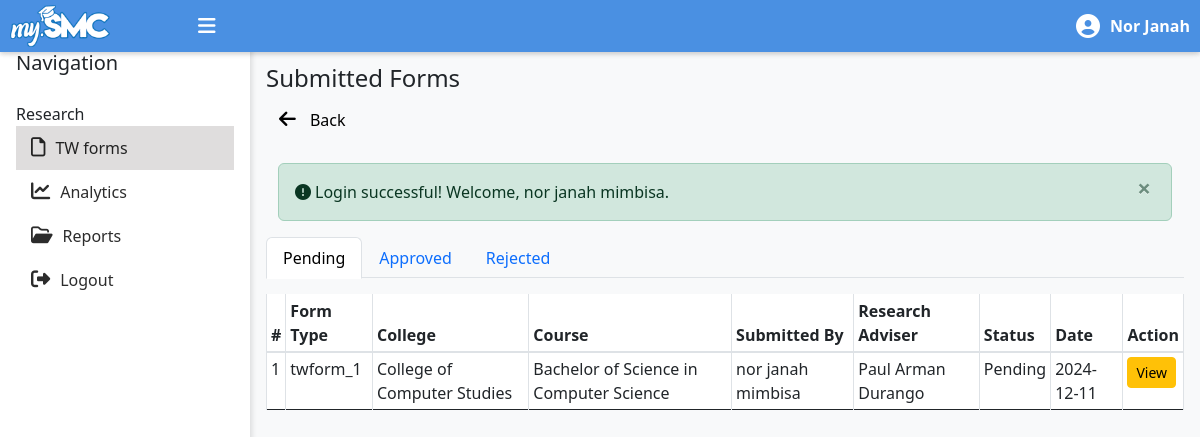
The app's page /dean/tw-forms.php (signed in), older data.
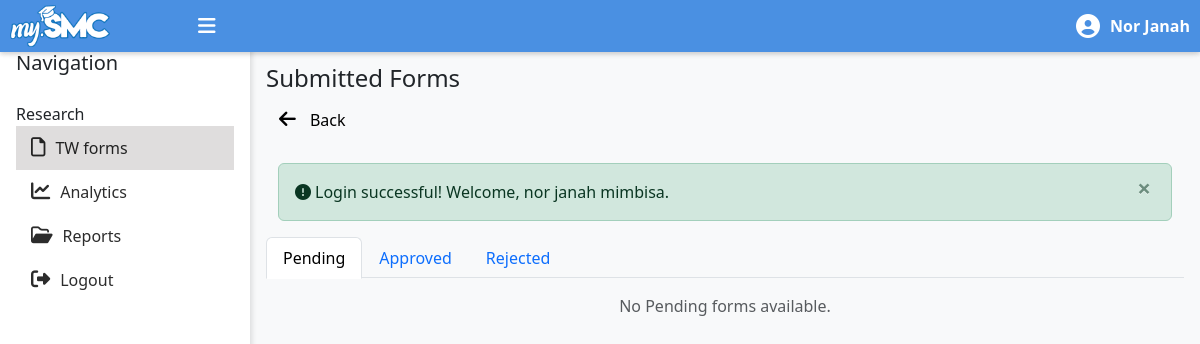
The same page, newer data.
### tables this page shows
CREATE TABLE `tw_forms` (
  `tw_form_id` int(11) NOT NULL,
  `form_type` enum('twform_1','twform_2','twform_3','twform_4','twform_5') NOT NULL,
  `ir_agenda_id` int(11) NOT NULL,
  `col_agenda_id` int(11) NOT NULL,
  `department_id` int(11) NOT NULL,
  `course_id` int(11) NOT NULL,
  `user_id` int(11) NOT NULL,
  `research_adviser_id` int(11) NOT NULL,
  `overall_status` enum('pending','approved','rejected','') NOT NULL,
  `comments` text DEFAULT NULL,
  `submission_date` date DEFAULT NULL,
  `last_updated` timestamp NOT NULL DEFAULT current_timestamp()
);

CREATE TABLE `departments` (
  `department_id` int(11) NOT NULL,
  `department_name` varchar(255) NOT NULL
);

CREATE TABLE `courses` (
  `course_id` int(11) NOT NULL,
  `course_name` varchar(255) NOT NULL,
  `department_id` int(11) DEFAULT NULL
);

CREATE TABLE `accounts` (
  `user_id` int(255) NOT NULL,
  `username` varchar(50) NOT NULL,
  `password` varchar(255) NOT NULL,
  `firstname` varchar(50) NOT NULL,
  `lastname` varchar(50) NOT NULL,
  `contact` varchar(13) NOT NULL,
  `department_id` int(11) NOT NULL,
  `smc_email` varchar(255) NOT NULL,
  `user_type` enum('student','dean','panelist','rmo_staff','subject_advisor') NOT NULL,
  `date_created` datetime NOT NULL DEFAULT current_timestamp()
);

### messages.php (called while the page is built, shortened)
<?php
$messages = isset($_SESSION['messages']) ? $_SESSION['messages'] : [];
?>

### dean/tw-forms.php (the view, shortened to what the changed rows need)
<?php
    include('dean-master.php');
    require '../config/connect.php';
    include '../messages.php';
    $user_id = $_SESSION['user_id'];
$query = "SELECT department_id FROM ACCOUNTS WHERE user_id = ?";
$stmt = mysqli_prepare($conn, $query);
mysqli_stmt_bind_param($stmt, "i", $user_id);
mysqli_stmt_execute($stmt);
$result = mysqli_stmt_get_result($stmt);
$dean_data = mysqli_fetch_assoc($result);
$dean_department_id = $dean_data['department_id'];
function getTWForms($dean_department_id) {
    global $conn;
    $query = "
        SELECT
            tw.tw_form_id,
            tw.form_type,
            tw.user_id,
            tw.ir_agenda_id,
            tw.col_agenda_id,
            tw.department_id AS department,
            tw.course_id AS course,
            tw.research_adviser_id AS adviser,
            tw.comments,
            tw.overall_status,
            tw.submission_date,
            tw.last_updated,
            u.firstname AS student_firstname,
            u.lastname AS student_lastname,
            dep.department_name AS department_name,
            cou.course_name AS course_name,
            advisor.firstname AS adviser_firstname,
            advisor.lastname AS adviser_lastname
        FROM TW_FORMS tw
        LEFT JOIN ACCOUNTS u ON tw.user_id = u.user_id
        LEFT JOIN DEPARTMENTS dep ON tw.department_id = dep.department_id
        LEFT JOIN COURSES cou ON tw.course_id = cou.course_id
        LEFT JOIN ACCOUNTS advisor ON tw.research_adviser_id = advisor.user_id AND advisor.user_type = 'panelist'
        WHERE tw.department_id = ?  -- Filter by dean's department_id
        ORDER BY tw.last_updated DESC
    ";
    $stmt = mysqli_prepare($conn, $query);
    mysqli_stmt_bind_param($stmt, "i", $dean_department_id);
    mysqli_stmt_execute($stmt);
    $result = mysqli_stmt_get_result($stmt);
    $requests = [
        'pending' => [],
        'approved' => [],
        'rejected' => []
    ];
    while ($row = mysqli_fetch_assoc($result)) {
        $status = strtolower($row['overall_status']);
        if (isset($requests[$status])) {
            $requests[$status][] = $row;
        }
    }
    return $requests;
}
$twforms_by_status = getTWForms($dean_department_id);
?>
<section id="tw-forms" class="pt-4">
        <?php if (!empty($messages)): ?>
            <div class="container mt-3">
                <?php foreach ($messages as $message): ?>
                    <div class="alert alert-<?= htmlspecialchars($message['tags']) ?> alert-dismissible fade show" role="alert">
                    <i class="fa-solid fa-circle-exclamation mr-1"></i><?= htmlspecialchars($message['content']) ?>
                        <button type="button" class="close" data-bs-dismiss="alert" aria-label="Close">
                            <span aria-hidden="true">&times;</span>
                        </button>
                    </div>
                <?php endforeach; ?>
            </div>
        <?php endif; ?>
        <div class="row">
            <?php foreach (['pending', 'approved', 'rejected'] as $status): ?>
            <div id="<?= $status ?>Forms" class="form-section w-100" style="display: <?= $status === 'pending' ? 'block' : 'none'; ?>;">
                <?php if (!empty($twforms_by_status[$status])): ?>
                <div class="table-responsive">
                    <table id="items-table" class="table table-bordered table-sm display">
                        <thead class="thead-background">
                            <tr>
                                <th>#</th>
                                <th>Form Type</th>
                                <th>College</th>
                                <th>Course</th>
                                <th>Submitted By</th>
                                <th>Research Adviser</th>
                                <th>Status</th>
                                <th>Date</th>
                                <th>Action</th>
                            </tr>
                        </thead>
                        <tbody>
                            <?php $i = 1; foreach ($twforms_by_status[$status] as $form): ?>
                                <tr>
                                    <td><?= $i++; ?></td>
                                    <td><?= $form['form_type'] ?></td>
                                    <td><?= $form['department_name'] ?></td>
                                    <td><?= $form['course_name'] ?></td>
                                    <td><?= $form['student_firstname'] . ' ' . $form['student_lastname'] ?></td>
                                    <td><?= $form['adviser_firstname'] . ' ' . $form['adviser_lastname'] ?></td>
                                    <td><?= ucfirst($form['overall_status']) ?></td>
                                    <td><?= $form['submission_date'] ?></td>
                                    <td>
                                        <?php
                                        switch ($form['form_type']) {
                                            case 'twform_1':
                                                $viewPage = 'tw-form1-details.php';
                                                break;
                                            case 'twform_2':
                                                $viewPage = 'tw-form2-details.php';
                                                break;
                                            case 'twform_3':
                                                $viewPage = 'tw-form3-details.php';
                                                break;
                                            case 'twform_4':
                                                $viewPage = 'tw-form4-details.php';
                                                break;
                                            case 'twform_5':
                                                $viewPage = 'tw-form5-details.php';
                                                break;
                                        }
                                        ?>
                                        <a href="<?= $viewPage ?>?tw_form_id=<?= $form['tw_form_id'] ?>" class="btn btn-warning btn-sm" id="view">View</a>
                                    </td>
                                </tr>
                            <?php endforeach; ?>
                        </tbody>
                    </table>
                </div>
                    <?php else: ?>
                    <p class="text-center text-muted">No <?= ucfirst($status) ?> forms available.</p>
                <?php endif; ?>
            </div>
        <?php endforeach; ?>
    </div>
</section>
<?php
include('dean-master.php');
?>

Row changes from the older to the newer data that the page shows:
removed tw_forms: form_type "twform_1", department.department_name "College of Computer Studies", course.course_name "Bachelor of Science in Computer Science", user.firstname "nor janah", user.lastname "mimbisa", accounts.firstname "Paul Arman", accounts.lastname "Durango", overall_status "Pending", submission_date "2024-12-11"
Text that changed along with them:
new list line: "No Pending forms available."
list line gone: "# Form Type College Course Submitted By Research Adviser Status Date Action"
